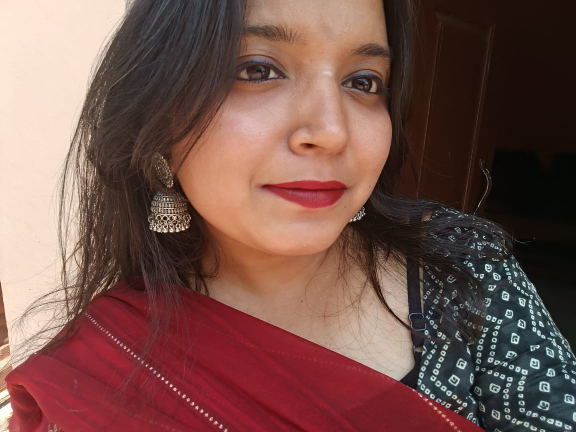
#> input picture vs/WhatsApp Image 2025-04-13 at 12.32.40_8fcb4095.jpg, 1152 x 864 px (shown at 1/2 size)
$ python one.py
#> lines starting #> are read from the running program, lines starting #| are printed output that depends on the picture
import numpy as np
from PIL import Image
import matplotlib.pyplot as plt
from collections import Counter
import colorsys

class EnhancedColorAnalyzer:
    def __init__(self):
        # Enhanced seasonal color palettes with more specific tones
        self.seasonal_palettes = {
            'Deep Winter': {
                'colors': ['#000000', '#1B1B1B', '#2C2C2C', '#3D3D3D', '#4E4E4E', '#1A237E', '#0D47A1', '#01579B'],
                'description': 'Deep, rich, and cool colors with high contrast'
            },
            'True Winter': {
                'colors': ['#000080', '#0000CD', '#0000FF', '#1E90FF', '#00BFFF', '#87CEEB', '#B0E0E6', '#F0F8FF'],
                'description': 'Clear, cool, and bright colors'
            },
            'Bright Spring': {
                'colors': ['#FFD700', '#FFA500', '#FF8C00', '#FF7F50', '#FF6347', '#FF4500', '#FF8C00', '#FFA500'],
                'description': 'Warm, bright, and clear colors'
            },
            'True Spring': {
                'colors': ['#FFD700', '#FFA500', '#FF8C00', '#FF7F50', '#FF6347', '#FF4500', '#FF8C00', '#FFA500'],
                'description': 'Warm and clear colors with medium contrast'
            },
            'Light Summer': {
                'colors': ['#87CEEB', '#B0E0E6', '#ADD8E6', '#B0C4DE', '#A9A9A9', '#D8BFD8', '#DDA0DD', '#EE82EE'],
                'description': 'Soft, cool, and light colors'
            },
            'True Summer': {
                'colors': ['#4682B4', '#5F9EA0', '#20B2AA', '#48D1CC', '#40E0D0', '#7FFFD4', '#66CDAA', '#3CB371'],
                'description': 'Soft, cool, and muted colors'
            },
            'Soft Autumn': {
                'colors': ['#8B4513', '#A0522D', '#6B8E23', '#556B2F', '#8B6914', '#CD853F', '#DEB887', '#D2B48C'],
                'description': 'Soft, warm, and muted colors'
            },
            'True Autumn': {
                'colors': ['#8B4513', '#A0522D', '#6B8E23', '#556B2F', '#8B6914', '#CD853F', '#DEB887', '#D2B48C'],
                'description': 'Warm and muted colors with medium contrast'
            }
        }

    def rgb_to_hsv(self, rgb):
        """Convert RGB to HSV with enhanced precision"""
        r, g, b = rgb[0]/255.0, rgb[1]/255.0, rgb[2]/255.0
        h, s, v = colorsys.rgb_to_hsv(r, g, b)
        return h * 360, s * 100, v * 100

    def analyze_skin_tone(self, rgb):
        """Enhanced skin tone analysis"""
        h, s, v = self.rgb_to_hsv(rgb)

        # Determine skin tone depth
        if v < 30:
            depth = "Deep"
        elif v < 60:
            depth = "Medium"
        else:
            depth = "Light"

        # Determine skin tone warmth
        if h < 30 or h > 330:
            warmth = "Warm"
        elif h < 60 or h > 300:
            warmth = "Neutral-Warm"
        elif h < 120 or h > 240:
            warmth = "Neutral-Cool"
        else:
            warmth = "Cool"

        # Determine skin tone clarity
        if s < 20:
            clarity = "Muted"
        elif s < 40:
            clarity = "Soft"
        else:
            clarity = "Clear"

        return {
            'depth': depth,
            'warmth': warmth,
            'clarity': clarity,
            'hsv': (h, s, v)
        }

    def get_dominant_colors(self, image, num_colors=5):
        """Enhanced dominant color detection"""
        # Convert image to RGB if it isn't already
        image = image.convert('RGB')

        # Resize image for faster processing
        image = image.resize((100, 100), Image.Resampling.LANCZOS)

        # Get all pixels
        pixels = list(image.getdata())

        # Filter for skin tones with more precise ranges
        skin_pixels = []
        for pixel in pixels:
            h, s, v = self.rgb_to_hsv(pixel)
            if (20 <= v <= 95 and  # Value range
                10 <= s <= 90 and  # Saturation range
                0 <= h <= 50):     # Hue range
                skin_pixels.append(pixel)

        if not skin_pixels:
            raise ValueError("No skin tones detected in the image")

        # Count pixel frequencies
        pixel_counts = Counter(skin_pixels)

        # Get most common colors
        dominant_colors = pixel_counts.most_common(num_colors)

        # Calculate weighted average color
        total_weight = sum(count for _, count in dominant_colors)
        avg_color = np.zeros(3)
        for color, count in dominant_colors:
            weight = count / total_weight
            avg_color += np.array(color) * weight

        return avg_color.astype(int)

    def determine_season(self, skin_analysis):
        """Determine seasonal color type based on skin analysis"""
        depth = skin_analysis['depth']
        warmth = skin_analysis['warmth']
        clarity = skin_analysis['clarity']

        if depth == "Deep":
            if "Cool" in warmth:
                return "Deep Winter"
            else:
                return "Soft Autumn"
        elif depth == "Light":
            if "Cool" in warmth:
                return "Light Summer"
            else:
                return "Bright Spring"
        else:  # Medium depth
            if "Warm" in warmth:
                if clarity == "Clear":
                    return "True Spring"
                else:
                    return "True Autumn"
            else:
                if clarity == "Clear":
                    return "True Winter"
                else:
                    return "True Summer"

    def get_personalized_palette(self, season):
        """Get personalized color palette based on season"""
        return {
            'season': season,
            'colors': self.seasonal_palettes[season]['colors'],
            'description': self.seasonal_palettes[season]['description']
        }

    def analyze_image(self, image_path):
        """Analyze image and return detailed results"""
        try:
            # Open and process image
            image = Image.open(image_path)

            # Get dominant color
            dominant_color = self.get_dominant_colors(image)

            # Analyze skin tone
            skin_analysis = self.analyze_skin_tone(dominant_color)

            # Determine season
            season = self.determine_season(skin_analysis)

            # Get personalized palette
            palette = self.get_personalized_palette(season)

            return {
                'skin_tone': dominant_color,
                'skin_analysis': skin_analysis,
                'season': season,
                'palette': palette
            }
        except Exception as e:
            return {'error': str(e)}

    def visualize_results(self, image_path, results):
        """Enhanced visualization of analysis results"""
        if 'error' in results:
            print(f"Error: {results['error']}")
            return

        # Create figure with subplots
        fig = plt.figure(figsize=(15, 10))
        gs = fig.add_gridspec(2, 2)

        # Original image
        ax1 = fig.add_subplot(gs[0, 0])
        image = Image.open(image_path)
        ax1.imshow(image)
        ax1.set_title('Original Image')
        ax1.axis('off')

        # Color palette
        ax2 = fig.add_subplot(gs[0, 1])
        colors = results['palette']['colors']
        for i, color in enumerate(colors):
            ax2.add_patch(plt.Rectangle((i/len(colors), 0), 1/len(colors), 1, color=color))
        ax2.set_title('Recommended Colors')
        ax2.axis('off')

        # Skin tone analysis
        ax3 = fig.add_subplot(gs[1, :])
        analysis = results['skin_analysis']
        info_text = f"""
        Season: {results['season']}
        Skin Tone Analysis:
        - Depth: {analysis['depth']}
        - Warmth: {analysis['warmth']}
        - Clarity: {analysis['clarity']}

        Color Palette Description:
        {results['palette']['description']}
        """
        ax3.text(0.1, 0.5, info_text, fontsize=12, va='center')
        ax3.axis('off')

        plt.tight_layout()
        plt.show()

def main():
    analyzer = EnhancedColorAnalyzer()

    print("Enhanced Color Analysis System")
    print("=============================")
    image_path = input("\nEnter the path to your image: ")
#> the answer given: WhatsApp Image 2025-04-13 at 12.32.40_8fcb4095.jpg

    print("\nAnalyzing image...")
    results = analyzer.analyze_image(image_path)
#> in analyze_image, image is the input picture: PIL image 1152x864 RGB; mean R, G, B 118.5, 82.8, 75.6
#> in get_dominant_colors, `image = image.resize((100, 100), Image.Resampling.LANCZOS)`:
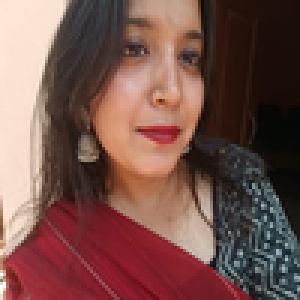
#> image: PIL image 100x100 RGB (shown 3 times larger); mean R, G, B 118.5, 82.8, 75.6
#> in get_dominant_colors, `pixels = list(image.getdata())`: pixels = 10000 items, first 6: (253, 227, 210), (254, 228, 211), (255, 229, 212), (255, 229, 212), (255, 229, 212), (255, 229, 212)
#> the loop in get_dominant_colors, `for pixel in pixels:` made 10000 passes
#> (pixel, h, s, v) on passes 1 to 3: ((253, 227, 210), 23.72, 17, 99.22), ((254, 228, 211), 23.72, 16.93, 99.61), ((255, 229, 212), 23.72, 16.86, 100)
#> after the loop in get_dominant_colors, `for pixel in pixels:`: skin_pixels = 3907 items, first 6: (231, 212, 197), (183, 169, 158), (129, 118, 113), (88, 69, 64), (124, 93, 80), (145, 113, 98)
#> in get_dominant_colors, `pixel_counts = Counter(skin_pixels)`: pixel_counts = 3619 items
#> in get_dominant_colors, `dominant_colors = pixel_counts.most_common(num_colors)`: dominant_colors = [((177, 131, 108), 6), ((62, 43, 36), 5), ((53, 26, 17), 5), ((213, 149, 114), 5), ((172, 124, 102), 4)]
#> in get_dominant_colors, `total_weight = sum(count for _, count in dominant_colors)`: total_weight = 25
#> the loop in get_dominant_colors, `for color, count in dominant_colors:` made 5 passes
#> (color, count, weight, avg_color) on passes 1 to 5: ((177, 131, 108), 6, 0.24, [42.48, 31.44, 25.92]), ((62, 43, 36), 5, 0.2, [54.88, 40.04, 33.12]), ((53, 26, 17), 5, 0.2, [65.48, 45.24, 36.52]), ((213, 149, 114), 5, 0.2, [108.1, 75.04, 59.32]), ((172, 124, 102), 4, 0.16, [135.6, 94.88, 75.64])
#> in analyze_image, `dominant_color = self.get_dominant_colors(image)`: dominant_color = [135, 94, 75]
#> in analyze_skin_tone, `h, s, v = self.rgb_to_hsv(rgb)`: h = 19; s = 44.44; v = 52.94
#> in analyze_image, `skin_analysis = self.analyze_skin_tone(dominant_color)`: skin_analysis = {'depth': 'Medium', 'warmth': 'Warm', 'clarity': 'Clear', 'hsv': (19, 44.44, 52.94)}
#> in determine_season, `depth = skin_analysis['depth']`: depth = 'Medium'
#> in determine_season, `warmth = skin_analysis['warmth']`: warmth = 'Warm'
#> in determine_season, `clarity = skin_analysis['clarity']`: clarity = 'Clear'
#> in analyze_image, `season = self.determine_season(skin_analysis)`: season = 'True Spring'
#> in analyze_image, `palette = self.get_personalized_palette(season)`: palette = 3 items
#> results = 4 items

    if 'error' not in results:
        print("\nAnalysis Results:")
        print("----------------")
        print(f"Season: {results['season']}")
#| Season: True Spring
        print("\nSkin Tone Analysis:")
        print(f"- Depth: {results['skin_analysis']['depth']}")
#| - Depth: Medium
        print(f"- Warmth: {results['skin_analysis']['warmth']}")
#| - Warmth: Warm
        print(f"- Clarity: {results['skin_analysis']['clarity']}")
#| - Clarity: Clear

        print("\nRecommended Colors:")
        for color in results['palette']['colors']:
            print(f"- {color}")
#> this loop made 8 passes
#> color on passes 1 to 8: '#FFD700', '#FFA500', '#FF8C00', '#FF7F50', '#FF6347', '#FF4500', '#FF8C00', '#FFA500'
#| - #FFD700
#| - #FFA500
#| - #FF8C00
#| - #FF7F50
#| - #FF6347
#| - #FF4500
#| - #FF8C00
#| - #FFA500

        print("\nColor Palette Description:")
        print(results['palette']['description'])
#| Warm and clear colors with medium contrast

        # Visualize results
        analyzer.visualize_results(image_path, results)
#> in visualize_results, `colors = results['palette']['colors']`: colors = ['#FFD700', '#FFA500', '#FF8C00', '#FF7F50', '#FF6347', '#FF4500', '#FF8C00', '#FFA500']
#> the loop in visualize_results, `for i, color in enumerate(colors):` made 8 passes
#> in visualize_results, `analysis = results['skin_analysis']`: analysis has the same summary as skin_analysis in analyze_image
#> in visualize_results, `plt.show()`:
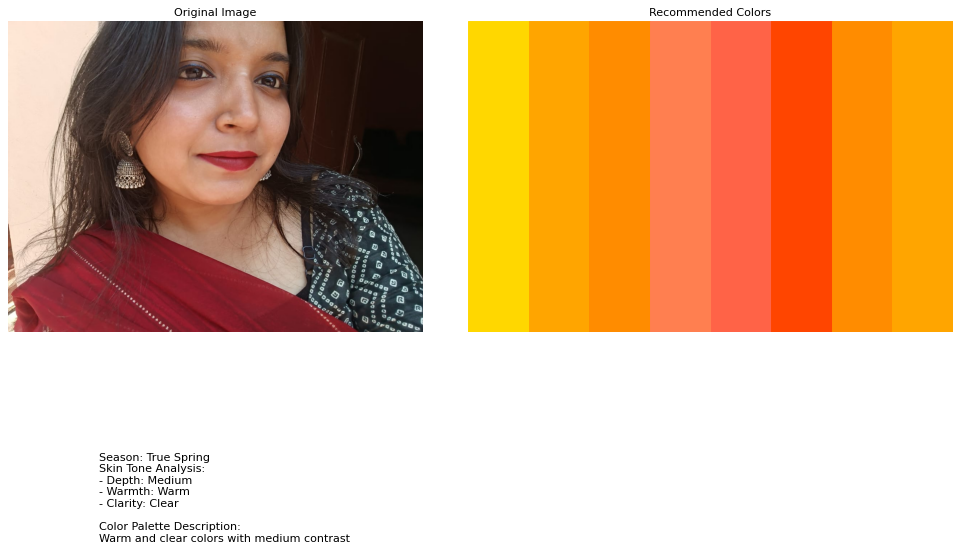
#> figure drawn by matplotlib, 2 panels
    else:
        print(f"Error: {results['error']}")

if __name__ == "__main__":
    main()

$ run again, on vs/black.jpg
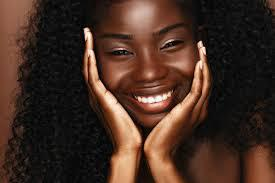
#> input picture vs/black.jpg, 275 x 183 px
#> in analyze_image, image is the input picture: PIL image 275x183 RGB; mean R, G, B 68.6, 45.9, 35.3
#> in get_dominant_colors, `image = image.resize((100, 100), Image.Resampling.LANCZOS)`:
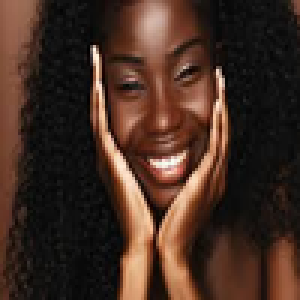
#> image: PIL image 100x100 RGB (shown 3 times larger); mean R, G, B 68.6, 45.9, 35.3
#> pixels = 10000 items, first 6: (147, 95, 74), (151, 99, 78), (156, 104, 83), (156, 104, 83), (158, 106, 85), (159, 108, 86)
#> the loop in get_dominant_colors, `for pixel in pixels:` made 10000 passes
#> (pixel, h, s, v) on passes 1 to 3: ((147, 95, 74), 17.26, 49.66, 57.65), ((151, 99, 78), 17.26, 48.34, 59.22), ((156, 104, 83), 17.26, 46.79, 61.18)
#> after the loop in get_dominant_colors, `for pixel in pixels:`: skin_pixels = 4416 items, first 6: (147, 95, 74), (151, 99, 78), (156, 104, 83), (156, 104, 83), (158, 106, 85), (159, 108, 86)
#> pixel_counts = 4001 items
#> dominant_colors = [((152, 100, 79), 7), ((129, 81, 59), 7), ((145, 93, 72), 6), ((150, 98, 77), 6), ((142, 90, 69), 6)]
#> total_weight = 32
#> the loop in get_dominant_colors, `for color, count in dominant_colors:` made 5 passes
#> (color, count, weight, avg_color) on passes 1 to 5: ((152, 100, 79), 7, 0.219, [33.25, 21.88, 17.28]), ((129, 81, 59), 7, 0.219, [61.47, 39.59, 30.19]), ((145, 93, 72), 6, 0.188, [88.66, 57.03, 43.69]), ((150, 98, 77), 6, 0.188, [116.8, 75.41, 58.12]), ((142, 90, 69), 6, 0.188, [143.4, 92.28, 71.06])
#> dominant_color = [143, 92, 71]
#> in analyze_skin_tone, `h, s, v = self.rgb_to_hsv(rgb)`: h = 17.5; s = 50.35; v = 56.08
#> skin_analysis = {'depth': 'Medium', 'warmth': 'Warm', 'clarity': 'Clear', 'hsv': (17.5, 50.35, 56.08)}
#> depth = 'Medium'
#> warmth = 'Warm'
#> clarity = 'Clear'
#> season = 'True Spring'
#> palette = 3 items
#> results = 4 items
#| Season: True Spring
#| - Depth: Medium
#| - Warmth: Warm
#| - Clarity: Clear
#> the loop in main, `for color in results['palette']['colors']:` made 8 passes
#> color on passes 1 to 8: '#FFD700', '#FFA500', '#FF8C00', '#FF7F50', '#FF6347', '#FF4500', '#FF8C00', '#FFA500'
#> (printed output is left out)
#| Warm and clear colors with medium contrast
#> colors = ['#FFD700', '#FFA500', '#FF8C00', '#FF7F50', '#FF6347', '#FF4500', '#FF8C00', '#FFA500']
#> the loop in visualize_results, `for i, color in enumerate(colors):` made 8 passes
#> analysis has the same summary as skin_analysis in analyze_image
#> in visualize_results, `plt.show()`:
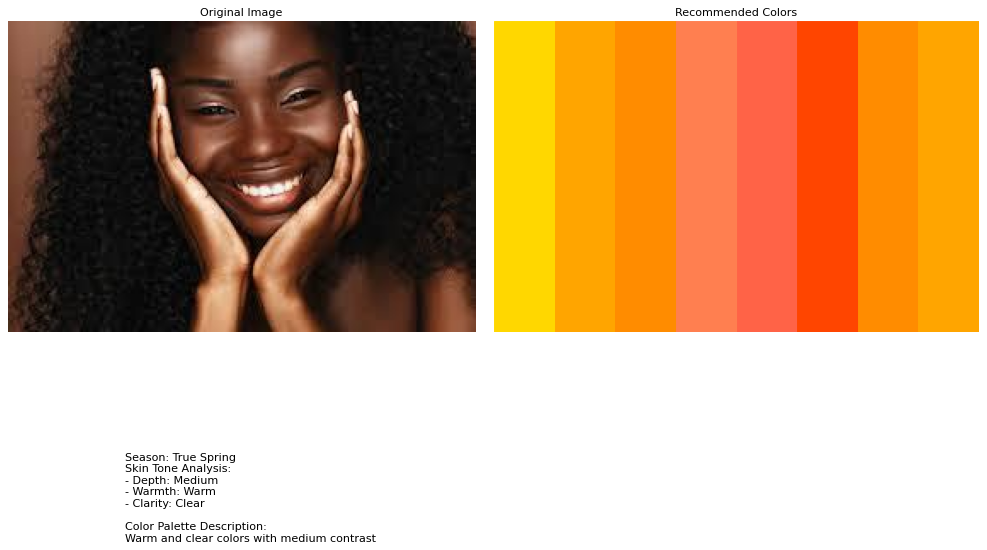
#> figure drawn by matplotlib, 2 panels

$ run again, on vs/captured_photo.jpg
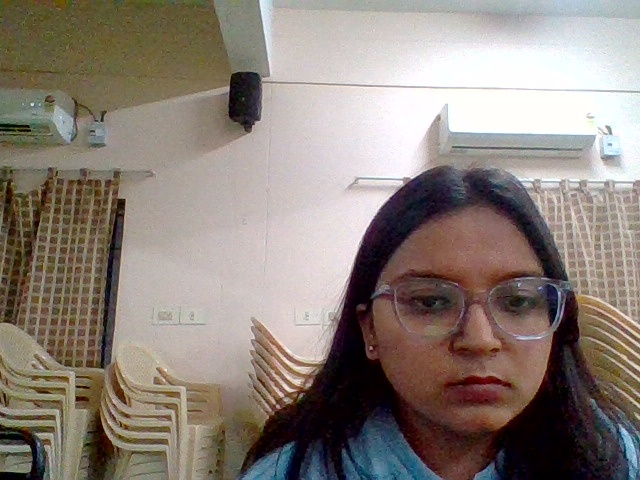
#> input picture vs/captured_photo.jpg, 640 x 480 px
#> in analyze_image, image is the input picture: PIL image 640x480 RGB; mean R, G, B 140.2, 129.5, 121.7
#> in get_dominant_colors, `image = image.resize((100, 100), Image.Resampling.LANCZOS)`:
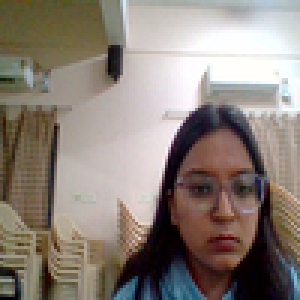
#> image: PIL image 100x100 RGB (shown 3 times larger); mean R, G, B 140.2, 129.5, 121.7
#> pixels = 10000 items, first 6: (84, 79, 29), (87, 75, 23), (79, 76, 38), (87, 74, 38), (89, 79, 33), (97, 74, 36)
#> the loop in get_dominant_colors, `for pixel in pixels:` made 10000 passes
#> (pixel, h, s, v) on passes 1 to 3: ((84, 79, 29), 54.55, 65.48, 32.94), ((87, 75, 23), 48.75, 73.56, 34.12), ((79, 76, 38), 55.61, 51.9, 30.98)
#> after the loop in get_dominant_colors, `for pixel in pixels:`: skin_pixels = 4126 items, first 6: (87, 75, 23), (87, 74, 38), (89, 79, 33), (97, 74, 36), (95, 70, 42), (99, 72, 44)
#> pixel_counts = 3984 items
#> dominant_colors = [((106, 94, 60), 3), ((120, 106, 76), 3), ((157, 149, 138), 3), ((154, 143, 135), 3), ((156, 149, 138), 3)]
#> total_weight = 15
#> the loop in get_dominant_colors, `for color, count in dominant_colors:` made 5 passes
#> (color, avg_color) on passes 1 to 5: ((106, 94, 60), [21.2, 18.8, 12]), ((120, 106, 76), [45.2, 40, 27.2]), ((157, 149, 138), [76.6, 69.8, 54.8]), ((154, 143, 135), [107.4, 98.4, 81.8]), ((156, 149, 138), [138.6, 128.2, 109.4])
#> dominant_color = [138, 128, 109]
#> in analyze_skin_tone, `h, s, v = self.rgb_to_hsv(rgb)`: h = 39.31; s = 21.01; v = 54.12
#> skin_analysis = {'depth': 'Medium', 'warmth': 'Neutral-Warm', 'clarity': 'Soft', 'hsv': (39.31, 21.01, 54.12)}
#> depth = 'Medium'
#> warmth = 'Neutral-Warm'
#> clarity = 'Soft'
#> season = 'True Autumn'
#> palette = 3 items
#> results = 4 items
#| Season: True Autumn
#| - Depth: Medium
#| - Warmth: Neutral-Warm
#| - Clarity: Soft
#> the loop in main, `for color in results['palette']['colors']:` made 8 passes
#> color on passes 1 to 8: '#8B4513', '#A0522D', '#6B8E23', '#556B2F', '#8B6914', '#CD853F', '#DEB887', '#D2B48C'
#> (printed output is left out)
#| Warm and muted colors with medium contrast
#> colors = ['#8B4513', '#A0522D', '#6B8E23', '#556B2F', '#8B6914', '#CD853F', '#DEB887', '#D2B48C']
#> the loop in visualize_results, `for i, color in enumerate(colors):` made 8 passes
#> analysis has the same summary as skin_analysis in analyze_image
#> in visualize_results, `plt.show()`:
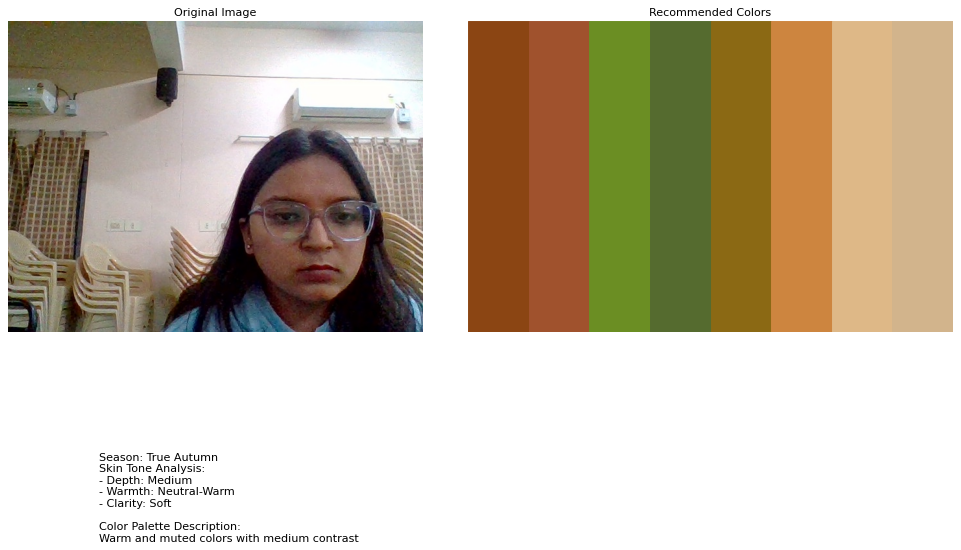
#> figure drawn by matplotlib, 2 panels
